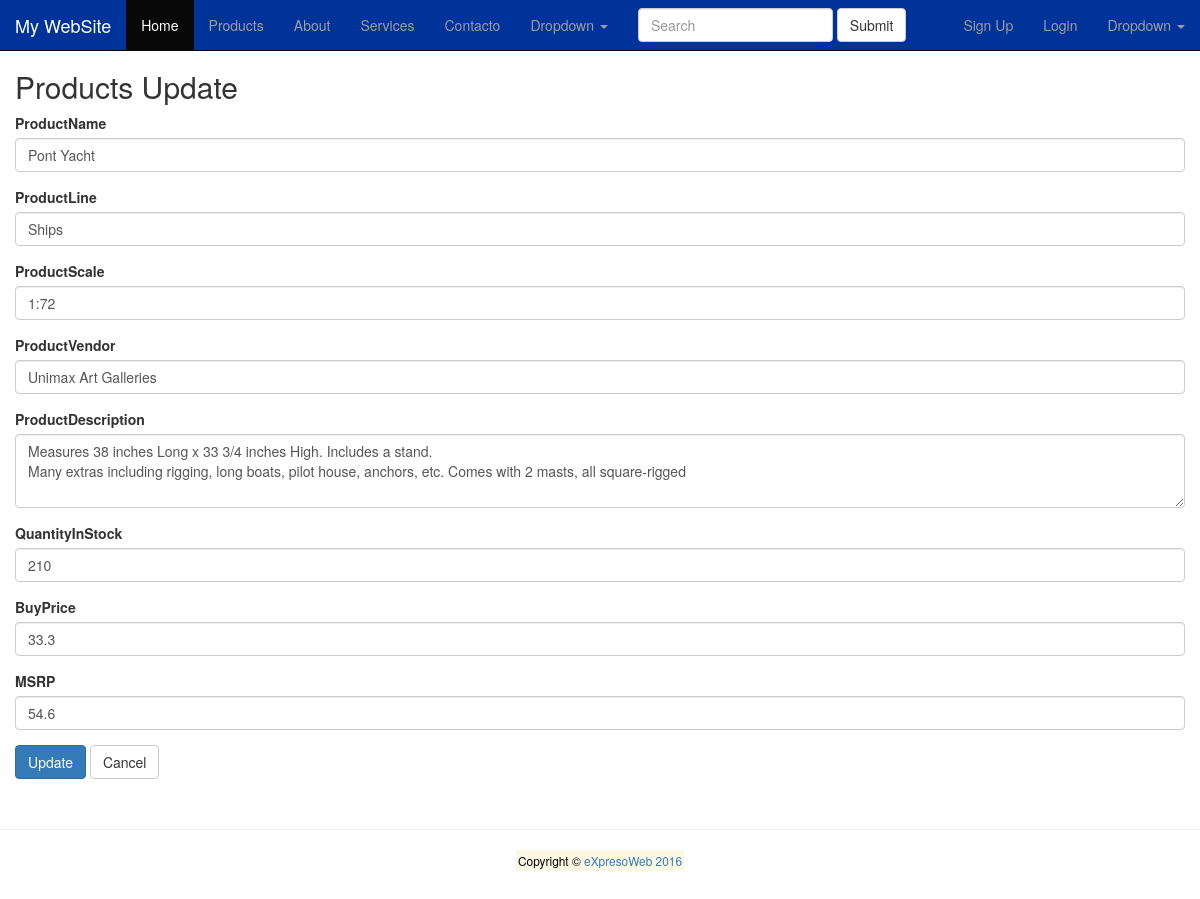
The page /products/update/S72_3212.html on the database its author committed.
### tables this page shows
CREATE TABLE `products` (
  `productCode` varchar(15) NOT NULL,
  `productName` varchar(70) NOT NULL,
  `productLine` varchar(50) NOT NULL,
  `productScale` varchar(10) NOT NULL,
  `productVendor` varchar(50) NOT NULL,
  `productDescription` text NOT NULL,
  `quantityInStock` smallint(6) NOT NULL,
  `buyPrice` double NOT NULL,
  `MSRP` double NOT NULL
);

### application/modules/products/controllers/Products.php (called while the page is built, shortened)
<?php
class Products extends MX_Controller
{
    function __construct()
    {
        $this->load->model('Products_model');
        $this->load->library('form_validation');
    }
    public function update($id)
    {
        $row = $this->Products_model->get_by_id($id);
        if ($row) {
            $data = array(
                'button' => 'Update',
                'action' => site_url('products/update_action'),
		'productCode' => set_value('productCode', $row->productCode),
		'productName' => set_value('productName', $row->productName),
		'productLine' => set_value('productLine', $row->productLine),
		'productScale' => set_value('productScale', $row->productScale),
		'productVendor' => set_value('productVendor', $row->productVendor),
		'productDescription' => set_value('productDescription', $row->productDescription),
		'quantityInStock' => set_value('quantityInStock', $row->quantityInStock),
		'buyPrice' => set_value('buyPrice', $row->buyPrice),
		'MSRP' => set_value('MSRP', $row->MSRP),
	    );
            $this->load->view('main/template/header');
            $this->load->view('products/products_form', $data);
            $this->load->view('main/template/footer');
        } else {
            $this->session->set_flashdata('message', 'Record Not Found');
            redirect(site_url('products'));
        }
    }
}

### index.php (called while the page is built, shortened)
<?php
require_once BASEPATH.'core/CodeIgniter.php';

### application/modules/products/models/Products_model.php (called while the page is built, shortened)
<?php
class Products_model extends CI_Model
{
    public $table = 'products';
    public $id = 'productCode';
    function get_by_id($id)
    {
        $this->db->where($this->id, $id);
        return $this->db->get($this->table)->row();
    }
}

### application/modules/products/views/products_form.php (the view, shortened to what this page needs)
<div id="page-content-wrapper">
        <div class="container-fluid">
        <h2 style="margin-top:0px">Products <?php echo $button ?></h2>
        <form action="<?php echo $action; ?>" method="post">
	    <div class="form-group">
            <label for="varchar">ProductName <?php echo form_error('productName') ?></label>
            <input type="text" class="form-control" name="productName" id="productName" placeholder="ProductName" value="<?php echo $productName; ?>" />
        </div>
	    <div class="form-group">
            <label for="varchar">ProductLine <?php echo form_error('productLine') ?></label>
            <input type="text" class="form-control" name="productLine" id="productLine" placeholder="ProductLine" value="<?php echo $productLine; ?>" />
        </div>
	    <div class="form-group">
            <label for="varchar">ProductScale <?php echo form_error('productScale') ?></label>
            <input type="text" class="form-control" name="productScale" id="productScale" placeholder="ProductScale" value="<?php echo $productScale; ?>" />
        </div>
	    <div class="form-group">
            <label for="varchar">ProductVendor <?php echo form_error('productVendor') ?></label>
            <input type="text" class="form-control" name="productVendor" id="productVendor" placeholder="ProductVendor" value="<?php echo $productVendor; ?>" />
        </div>
	    <div class="form-group">
            <label for="productDescription">ProductDescription <?php echo form_error('productDescription') ?></label>
            <textarea class="form-control" rows="3" name="productDescription" id="productDescription" placeholder="ProductDescription"><?php echo $productDescription; ?></textarea>
        </div>
	    <div class="form-group">
            <label for="smallint">QuantityInStock <?php echo form_error('quantityInStock') ?></label>
            <input type="text" class="form-control" name="quantityInStock" id="quantityInStock" placeholder="QuantityInStock" value="<?php echo $quantityInStock; ?>" />
        </div>
	    <div class="form-group">
            <label for="double">BuyPrice <?php echo form_error('buyPrice') ?></label>
            <input type="text" class="form-control" name="buyPrice" id="buyPrice" placeholder="BuyPrice" value="<?php echo $buyPrice; ?>" />
        </div>
	    <div class="form-group">
            <label for="double">MSRP <?php echo form_error('MSRP') ?></label>
            <input type="text" class="form-control" name="MSRP" id="MSRP" placeholder="MSRP" value="<?php echo $MSRP; ?>" />
        </div>
	    <button type="submit" class="btn btn-primary"><?php echo $button ?></button>
	    <a href="<?php echo site_url('products') ?>" class="btn btn-default">Cancel</a>
	</form>
        </div>
</div>

### assets/css/heroic-features.css (style rules this page uses)
body { padding-top: 70px; }

### rows shown on the page
products: productName "Pont Yacht", productLine "Ships", productScale "1:72", productVendor "Unimax Art Galleries", productDescription "Measures 38 inches Long x 33 3/4 inches High. Includes a stand. Many extras including rigging, long boats, pilot house, anchors, etc. Comes with 2 masts, all square-rigged", quantityInStock "210", buyPrice "33.3", MSRP "54.6"

### other values the page prints
$button "Update"
SITE_NAME "eXpresoWeb 2016"
